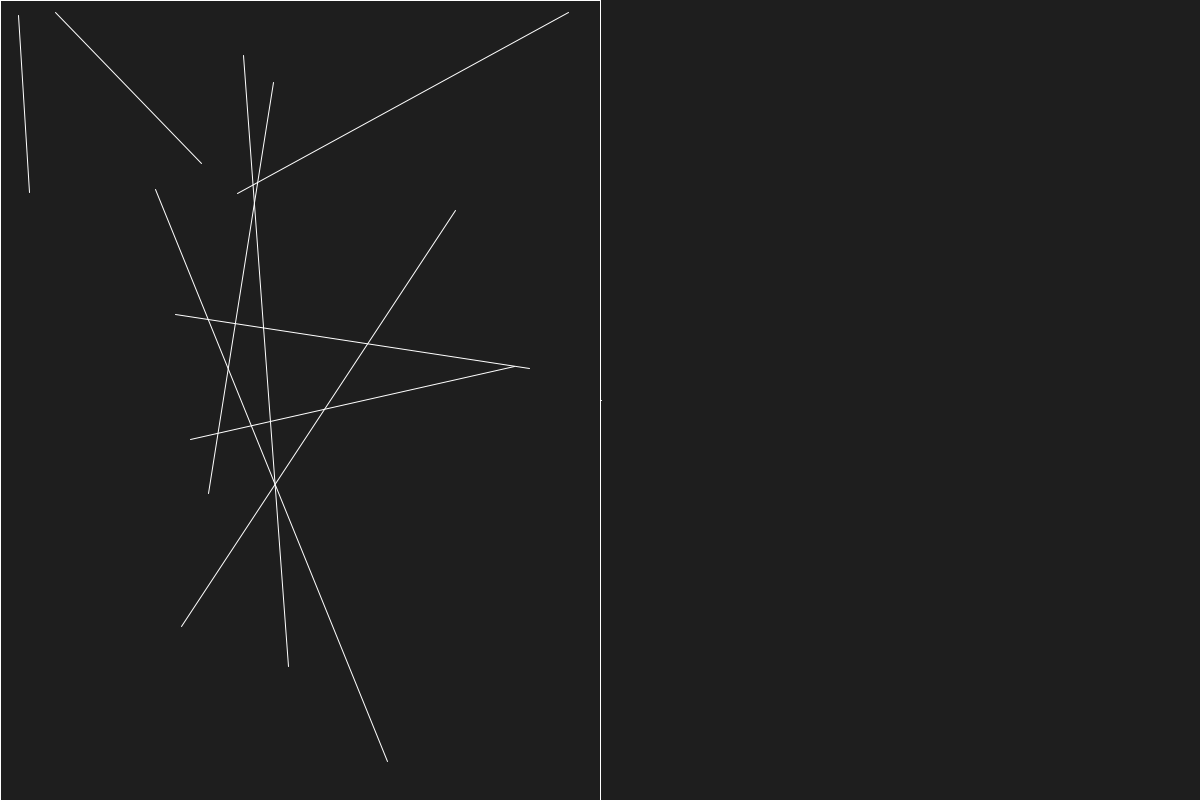
Frame 1 (no input)
Frame 60 (the mouse pressed at the canvas centre just before this capture): identical to frame 1, image omitted
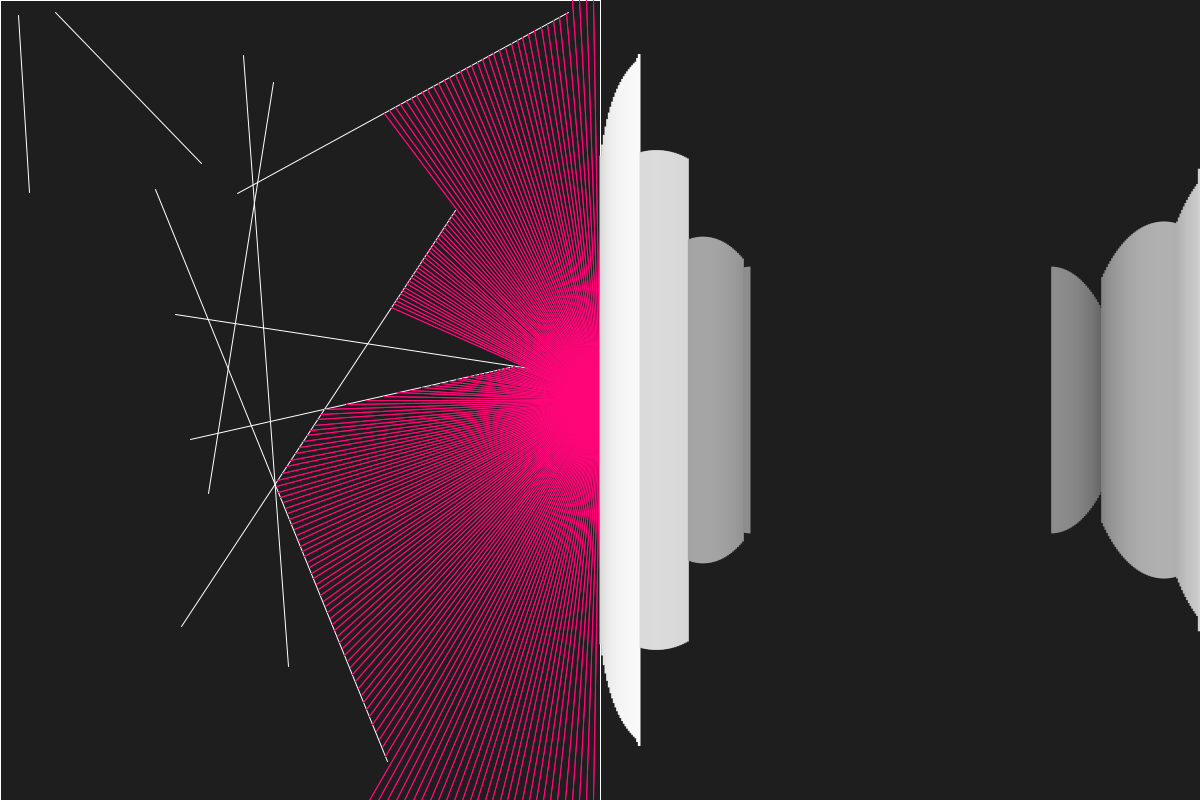
Frame 120 (the mouse held since frame 60 and released just before this capture)

The Processing sketch that drew these frames (run headless with seeded random() and noise(); from frame 60 on, the mouse is pressed at the canvas centre):

// Processing sketch: Raycast_Rendering
// ── Raycast_Rendering.pde
//raycasting in processing java, with minimap of rendered objects
import java.util.ArrayList;

ArrayList<Boundary> walls;
Particle particle;
private float minmapW, minmapH;
private int wallMax = 0;

public void setup()
{
  size(1200,800);
  background(0);
  stroke(255);
  
  minmapW = width/2;
  minmapH = height;
  walls = new ArrayList();  
  wallMax = 8;
  
  for (int i = 0; i <= wallMax; i++) 
  {
    float x1 = random(minmapW);
    float x2 = random(minmapW);
    float y1 = random(minmapH);
    float y2 = random(minmapH);
    walls.add(new Boundary(x1, y1, x2, y2));    
  }
  
  walls.add(new Boundary(0, 0, minmapW, 0));
  walls.add(new Boundary(minmapW, 0, minmapW, minmapH));
  walls.add(new Boundary(minmapW, minmapH, 0, minmapH));
  walls.add(new Boundary(0, minmapH, 0, 0));  
  particle = new Particle();
}

public void draw()
{
  background(30);
  stroke(255);
  float FOVVal = 45;
  
  
  //mouseX tracking lets the mouse determine the size of the field of view (FOV)
  if(mouseX <= 2) 
  {
    FOVVal = 2; 
  }
  else if (mouseX >= width / 2) 
  {
    FOVVal = 360;
  } 
  else 
  {
    FOVVal = map(mouseX, 0, width / 2, 0, 360);
  }
  
  particle.setFOV(FOVVal);
  
  for (Boundary wall : walls) 
  {
    wall.render();
  }
  
  particle.render();
  particle.check(walls);
  
  ArrayList<Float> scene = particle.check(walls);
  float w = minmapW / scene.size();
  
  if (keyPressed && key == CODED) 
  {
    if (keyCode == LEFT) 
    {
      particle.rotate(-0.1);
    } 
    else if (keyCode == RIGHT) 
    {
      particle.rotate(0.1);
    } 
    else if (keyCode == UP) 
    {
      particle.move(2);
    } 
    else if (keyCode == DOWN) 
    {
      particle.move(-2);
    }
  }
  
  
  
  push();
  translate(minmapW, 0);   
  
  for (int i = 0; i < scene.size(); i++) 
  {
    noStroke();
    float sq = scene.get(i) * scene.get(i);
    float wSq = minmapW * minmapW;
    float b = map(sq, 0, wSq, 255, 0);
    float h = map(scene.get(i), 0, minmapW, minmapH, 0);
    fill(b);
    rectMode(CENTER);
    rect(i * w + w / 2, minmapH / 2, w + 1, h);
  }
  pop();
}

// ── Boundary.pde
class Boundary
{
  private PVector pointA, pointB;
  
 public Boundary(float x1, float y1, float x2, float y2)
 {
   pointA = new PVector(x1, y1);
   pointB = new PVector(x2, y2);
 }
 
 public void render()
 {
  line(pointA.x, pointA.y, pointB.x, pointB.y);
 }
}

// ── Particle.pde
class Particle
{
  private float fov, heading;
  private PVector position;
  ArrayList<Ray> rays;
  
  Particle() {
    //this.fov = 45; // original code
    fov = 60; // fisheye fix
    position = new PVector(width/2, height/2);
    rays = new ArrayList();
    heading = 0;
    
    for (float a = -fov / 2; a < fov / 2; a++) 
    {
      rays.add(new Ray(position, radians(a)));
    }
  }
  
  public float getFOV()
  {
   return this.fov; 
  }
  
  public void setFOV(float fov)
  {
    this.fov = fov;
    rays = new ArrayList<Ray>();
    for(float a = -fov / 2; a < fov/2 ; a++)
    {
     rays.add(new Ray(position, radians(a) + heading));
    }
  } //updates the size of the cone of view
  
  public void update(float x, float y)
  {
   this.position.set(x, y); 
  }
  
  public void rotate(float angle)
  {
   heading += angle;
   int i = 0;
   for(float a = -fov/ 2; a < fov / 2; a++) 
   {
      rays.get(i).setAngle(radians(a) + heading);
      i++;
   }
  } //without this, the view cone would simply point in one direction, and not move when you rotate
  
  public void move(float amt)
  {
   PVector vel = PVector.fromAngle(heading);
   vel.setMag(amt);
   position.add(vel);
  }
  
  //method checks if the particle intersects with the walls
  public ArrayList<Float> check(ArrayList<Boundary> walls) 
  {
    ArrayList<Float> scene = new ArrayList();
    
    for(Ray ray : this.rays)
    {
      PVector closest = null;
      float viewDist = Float.MAX_VALUE;
      
      for (Boundary wall : walls) 
      {
        PVector pt = ray.cast(wall);
        if (pt != null) 
        {
          float distance = PVector.dist(this.position, pt);
          float angle = ray.direction.heading() - heading;
          //heading is used to generate angles for 2d vectors
          
          if(!mousePressed)
          {
           distance *= cos(angle); 
          }
          if (distance < viewDist) 
          {
            viewDist = distance;
            closest = pt;
          }
        }
      }
      if (closest != null) 
      {
        stroke(255, 5, 120);
        line(this.position.x, this.position.y, closest.x, closest.y);
      }
      scene.add(viewDist);
    }
    return scene;
  }
  
  public void render()
  {
    for (Ray ray : this.rays) 
    {
      ray.render();
    }
  }
  
}

// ── Ray.pde
class Ray
{
 private PVector position, direction;
  
 public Ray(PVector pos, float angle)
 {
  this.position = pos;
  this.direction = PVector.fromAngle(angle);
  //allows you to create vectors from an angle
 }
 
 public void setDirection(float x, float y)
 {
  this.direction.x = x - this.position.x;
  this.direction.y = y - this.position.y;
  this.direction.normalize();
 }
 
 public void setAngle(float angle) 
 {
    direction = PVector.fromAngle(angle);
 }
  
 public void look(float x, float y)
 {
   direction.x = x - position.x;
   direction.y = y - position.y;
   direction.normalize();
 }
 
 public PVector cast(Boundary wall)
 {
  //where the walls start
  float x1 = wall.pointA.x;
  float y1 = wall.pointA.y;
  float x2 = wall.pointB.x;
  float y2 = wall.pointB.y;
  
  //x3 and y3 are position of the ray
  //x4 and y4 are the direction vectors
  float x3 = this.position.x;
  float y3 = this.position.y;
  float x4 = this.position.x + this.direction.x;
  float y4 = this.position.y + this.direction.y;
  
  //to calculate, use matrix for intersection points of lines
  //math is (x1-x2)*(y3-y4)-(y1-y2)*(x3-x4) - denominator
  //(x1-x3)*(y3-y4)-(y1-y3)*(x3-x4) - T (a numerator)
  //-(x1-x2)*(y1-y3)-(y1-y2)*(x1-x3) - U (b numerator)
  float denom = (x1-x2)*(y3-y4)-(y1-y2)*(x3-x4);
  if(denom == 0)
  {
    return null;
  } //if the denominator == 0, this means the ray and wall vectors will never intersect, so return from the method
  
  float t = ((x1-x3)*(y3-y4)-(y1-y3)*(x3-x4)) / denom;
  float u = -((x1-x2)*(y1-y3)-(y1-y2)*(x1-x3)) / denom;
  
  if(t > 0 && t < 1 && u > 0)
  {
    PVector pt = new PVector();
    pt.x = x1 + t * (x2 - x1);
    pt.y = y1 + t * (y2 - y1);
    
    return pt; 
  }
  else return null;
 }
 
 //pushes the vector into specified position and draws a unit vector for where the ray resides
 public void render()
 {
   push();
   translate(this.position.x, this.position.y);
   line(0, 0, direction.x, direction.y);
   pop();
 }
}
